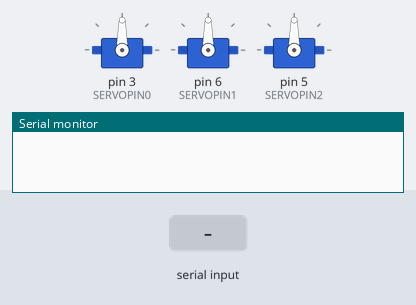
Bench run of a sketch on a simulated Arduino Uno, built with avr-gcc and run on an emulated ATmega328P. On the bench: 3 × servo, the last lines printed to the serial monitor. The inputs (shaded band) are chosen by the test bench.

Above: at 1.2 s.
1.3 s: "90|45\n" received over Serial
At 2.4 s:
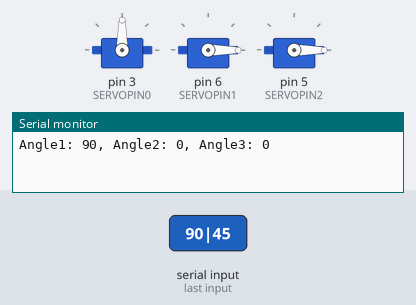
2.8 s: "30|150\n" received over Serial
At 3.6 s:
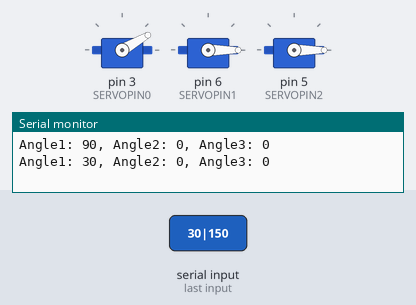
Timing chart, 0 to 5.8 s (numbered marks = the images above; inputs shaded):
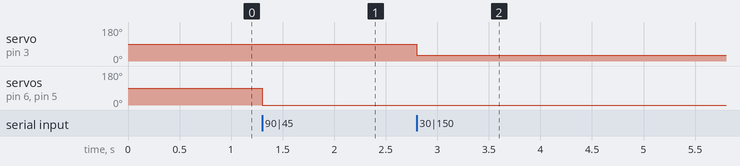

The sketch:

ServoBotDriver.ino
```cpp
#include <Servo.h>

#define SERVOPIN0 3
#define SERVOPIN1 6
#define SERVOPIN2 5

#define BAUD 1000000

#define ANLGES 3

Servo rotation;
Servo boom1;
Servo boom2;

void setup() {
  pinMode(SERVOPIN0, OUTPUT);
  pinMode(SERVOPIN1, OUTPUT);
  pinMode(SERVOPIN2, OUTPUT);

  rotation.attach(SERVOPIN0);
  boom1.attach(SERVOPIN1);
  boom2.attach(SERVOPIN2);

  Serial.begin(BAUD);
  Serial.setTimeout(1);
}

int* angles_list(String dataIn) {
  static int array[ANLGES];

  int index = 0;
  int offset = 0;
  for (int i = 0; i < ANLGES; i++) {
    index = dataIn.indexOf('|', offset);
    if (index >= 0) {
      String value = dataIn.substring(offset, index);
      array[i] = value.toInt();
      offset = index + 1;
    }
  }

  return array;
}


void loop() {

  if (Serial.available()) {
    String dataIn = Serial.readStringUntil('\n');

    int* angles = angles_list(dataIn);

    Serial.print("Angle1: ");
    Serial.print(angles[0]);
    Serial.print(", Angle2: ");
    Serial.print(angles[1]);
    Serial.print(", Angle3: ");
    Serial.println(angles[2]);

    rotation.write(angles[0]);
    boom1.write(angles[1]);
    boom2.write(angles[2]);
  }
}
```

Measured:
- after the input at 1.3 s, servo on pin 6 (SERVOPIN1), servo on pin 5 (SERVOPIN2): 90° → 0° at once
- after the input at 2.8 s, servo on pin 3 (SERVOPIN0): 90° → 30° at once
